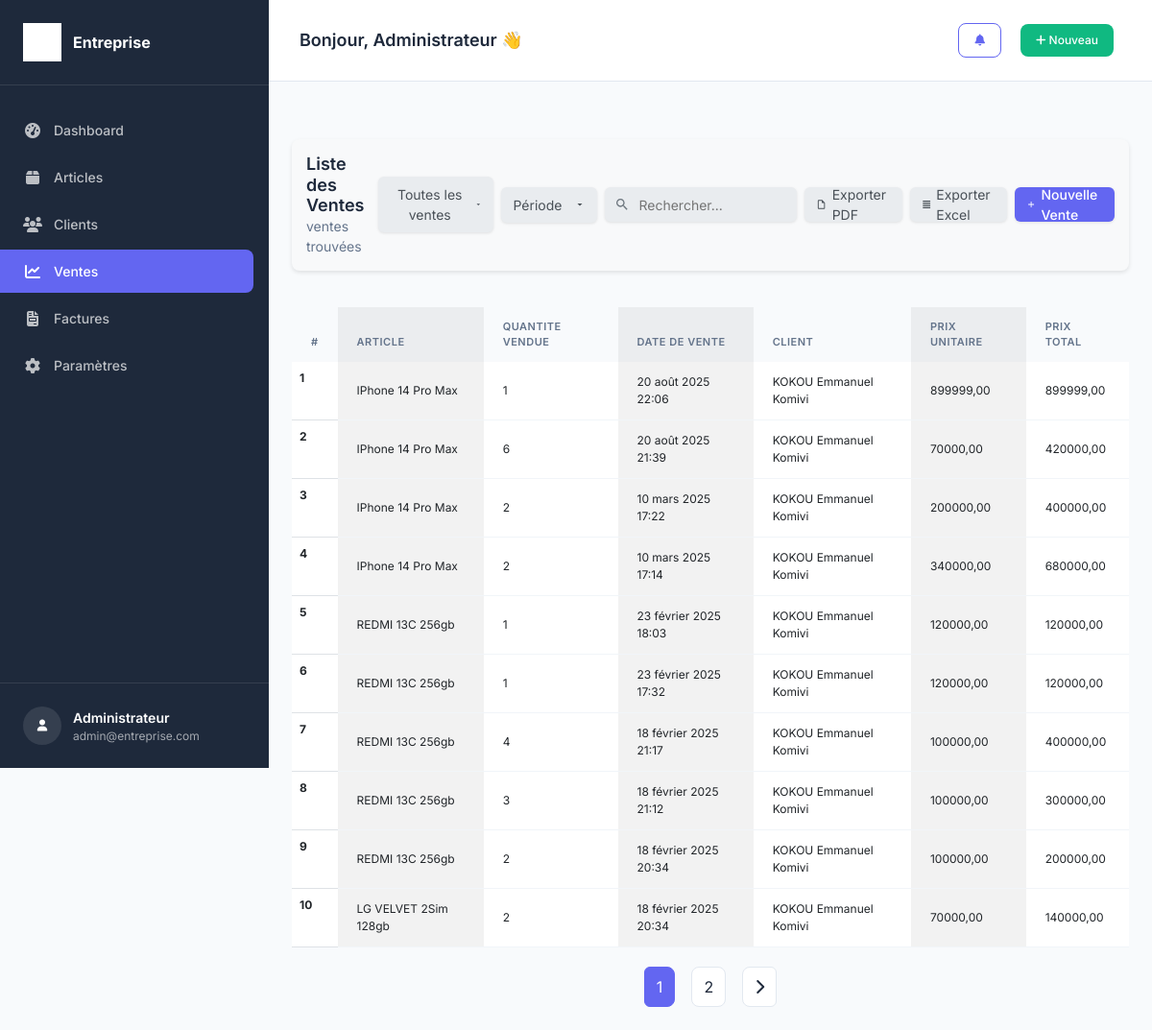
The app's page /sales_summary_list, older data.
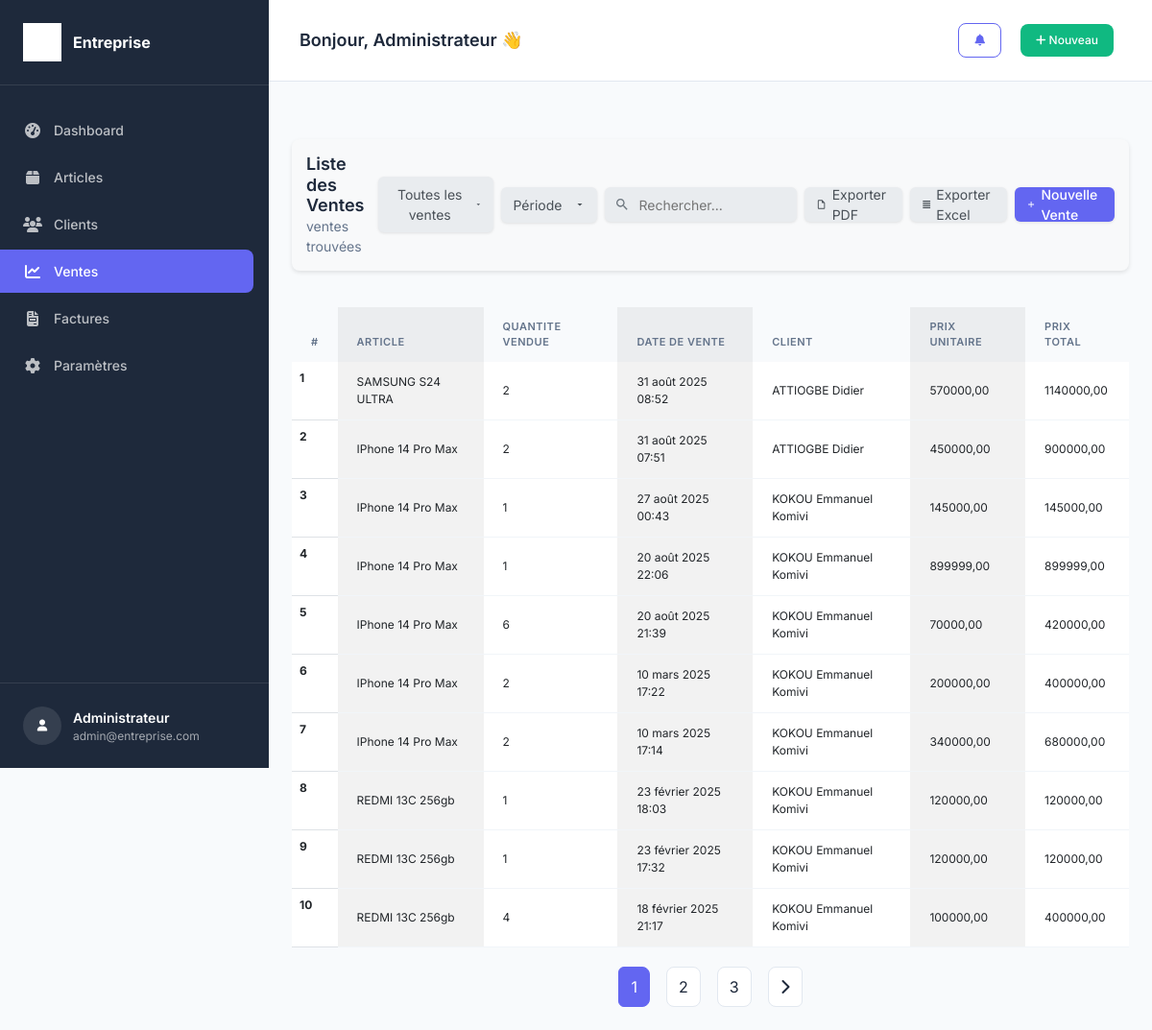
The same page, newer data.
### fact_app/models.py (models this page shows, shortened)
class InvoiceItem(models.Model):
    invoice = models.ForeignKey(Invoice, null=True, blank=True, on_delete=models.SET_NULL, related_name="invoice_items")
    article = models.ForeignKey(Article, null=True, blank=True, on_delete=models.SET_NULL)
    unit_price = models.DecimalField(max_digits=10, decimal_places=2)
    quantity = models.PositiveIntegerField()
    @property
    def total_price(self):
        return self.quantity * self.unit_price

class Article(models.Model):
    name = models.CharField(max_length=132)
    stock = models.PositiveIntegerField()
    created_at = models.DateTimeField(auto_now_add=True)
    is_active = models.BooleanField(default=True)
    class Meta:
        verbose_name = "Article"
        verbose_name_plural = "Articles"

class Invoice(models.Model):
    INVOICE_TYPE = (
        ('R', 'RECU'),
        ('F', 'FACTURE')
    )
    customer = models.ForeignKey(Customer, null=True, blank=True, on_delete=models.PROTECT)
    save_by = models.ForeignKey(User, on_delete=models.PROTECT)
    invoice_date_time = models.DateTimeField(auto_now_add=True)
    last_updated_date = models.DateTimeField(null=True)
    paid = models.BooleanField(default=True)
    invoice_type = models.CharField(max_length=1, choices=INVOICE_TYPE)
    comments = models.TextField(null=True, max_length=1000, blank=True)
    class Meta:
        verbose_name = "Invoice"
        verbose_name_plural = "Invoices"

class Customer(models.Model):
    SEX_TYPES = (
        ('M', 'Male'),
        ('F', 'Female'),
    )
    name = models.CharField(max_length=132)
    email = models.EmailField()
    phone = models.CharField(max_length=132)
    address = models.CharField(max_length=132)
    sex = models.CharField(max_length=1, choices=SEX_TYPES)
    age = models.CharField(max_length=12)
    city = models.CharField(max_length=32)
    zip_code = models.CharField(max_length=32)
    created_date = models.DateTimeField(auto_now_add=True)
    save_by = models.ForeignKey(User, on_delete=models.PROTECT)
    class Meta:
        verbose_name = "Customer"
        verbose_name_plural = "Customers"

### fact_app/views.py (the view)
# urls.py: path('sales_summary_list', views.sales_summary, name='sales-summary-list'),
def sales_summary(request):
    invoice_items = InvoiceItem.objects.all().order_by('-invoice__invoice_date_time')
    sales_data = pagination(request, invoice_items)
    context = {
        'sales_data': sales_data
    }
    return render(request, 'sales_summary_list.html', context)

### fact_app/utils.py (called while the page is built)
def pagination(request, items):
        default_page = 1
        page = request.GET.get('page', default_page)
        items_per_page = 10  # Augmenté à 10 éléments par page
        paginator = Paginator(items, items_per_page)
        try:
            items_page = paginator.page(page)
        except PageNotAnInteger:
            items_page = paginator.page(default_page)
        except EmptyPage:
            items_page = paginator.page(paginator.num_pages)
        return items_page

### templates/sales_summary_list.html (shortened to what the changed rows need)
{% extends "base.html" %}
{% load static %}
{% block content %}
<br><br>
<br>
<div>
    <table class="table table-striped-columns">
        <thead>
            <tr>
                <th scope="col">#</th>
                <th scope="col">ARTICLE</th>
                <th scope="col">QUANTITE VENDUE</th>
                <th scope="col">DATE DE VENTE</th>
                <th scope="col">CLIENT</th>
                <th scope="col">PRIX UNITAIRE</th>
                <th scope="col">PRIX TOTAL</th>
            </tr>
        </thead>
        <tbody id="myTable">
            {% if sales_data %}
            {% for sale in sales_data %}
            <tr>
                <th scope="row">{{ forloop.counter }}</th>
                <td class="article">{{ sale.article.name }}</td>
                <td class="quantity">{{ sale.quantity }}</td>
                <td class="date" data-date="{{ sale.invoice.invoice_date_time }}">{{ sale.invoice.invoice_date_time }}</td>
                <td class="customer">{{ sale.invoice.customer.name }}</td>
                <td class="unit_price">{{ sale.unit_price }}</td>
                <td class="total_price">{{ sale.total_price }}</td>
            </tr>
            {% endfor %}
            {% else %}
            <tr>
                <td colspan="7" class="text-center">Aucune vente trouvée.</td>
            </tr>
            {% endif %}
        </tbody>
    </table>
    {% if sales_data.has_other_pages %}
    <div class="card-footer" style="margin-top: 20px;">
        <nav aria-label="Pagination">
            <ul class="pagination justify-content-center mb-0">
                {% for page_number in sales_data.paginator.page_range %}
                    {% if sales_data.number == page_number %}
                        <li class="page-item active mx-2">
                            <span class="page-link">{{ page_number }}</span>
                        </li>
                    {% else %}
                        <li class="page-item mx-2">
                            <a class="page-link" href="?page={{ page_number }}">{{ page_number }}</a>
                        </li>
                    {% endif %}
                {% endfor %}
            </ul>
        </nav>
    </div>
    {% endif %}
</div>
{% endblock %}

Row changes from the older to the newer data that the page shows:
no longer on this page (row unchanged): InvoiceItem: article.name "REDMI 13C 256gb", quantity "3", invoice.invoice_date_time "18 février 2025 21:12", invoice.customer.name "KOKOU Emmanuel Komivi", unit_price "100000,00", total_price "300000,00"
no longer on this page (row unchanged): InvoiceItem: article.name "REDMI 13C 256gb", quantity "2", invoice.invoice_date_time "18 février 2025 20:34", invoice.customer.name "KOKOU Emmanuel Komivi", unit_price "100000,00", total_price "200000,00"
no longer on this page (row unchanged): InvoiceItem: article.name "LG VELVET 2Sim 128gb", quantity "2", invoice.invoice_date_time "18 février 2025 20:34", invoice.customer.name "KOKOU Emmanuel Komivi", unit_price "70000,00", total_price "140000,00"
added InvoiceItem: article.name "SAMSUNG S24 ULTRA", quantity "2", invoice.invoice_date_time "31 août 2025 08:52", invoice.customer.name "ATTIOGBE Didier", unit_price "570000,00", total_price "1140000,00"
added InvoiceItem: article.name "IPhone 14 Pro Max", quantity "2", invoice.invoice_date_time "31 août 2025 07:51", invoice.customer.name "ATTIOGBE Didier", unit_price "450000,00", total_price "900000,00"
added InvoiceItem: article.name "IPhone 14 Pro Max", quantity "1", invoice.invoice_date_time "27 août 2025 00:43", invoice.customer.name "KOKOU Emmanuel Komivi", unit_price "145000,00", total_price "145000,00"
Text that changed along with them:
new list line: "3"
